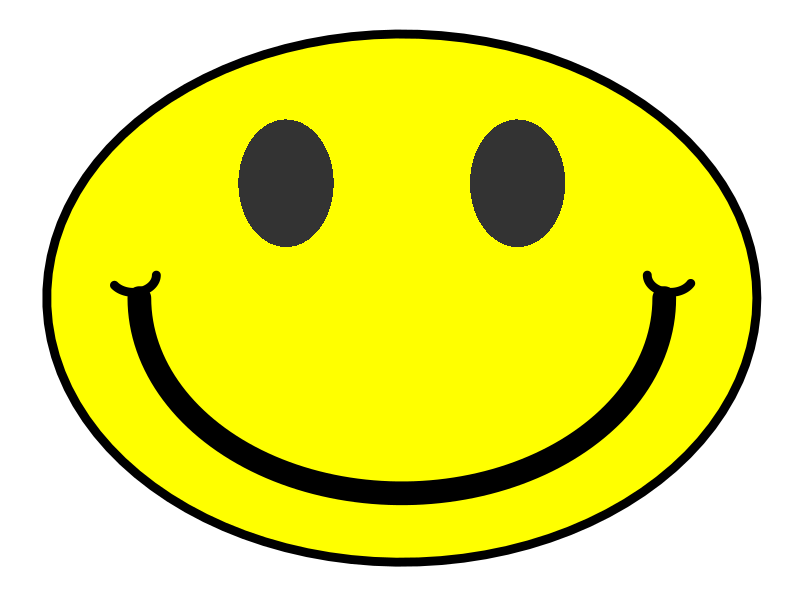

Write the R code that produced this figure.
# R Style Ninja ---- www.rstyle.ninja #

# HappyR
library(ggplot2)

# Head
circleFun <- function(center = c(0,0),diameter = 1, npoints = 100){
  r = diameter / 2
  tt <- seq(0,2*pi,length.out = npoints)
  xx <- center[1] + r * cos(tt)
  yy <- center[2] + r * sin(tt)
  return(data.frame(x = xx, y = yy))
}

# Smile!
circleFun2 <- function(center = c(0,0),diameter = 1, npoints = 100){
  r = diameter / 2
  tt <- seq(0,2*(pi/-2),length.out = npoints)
  xx <- center[1] + r * cos(tt)
  yy <- center[2] + r * sin(tt)
  return(data.frame(x = xx, y = yy))
}

# Smile! corner 1
circleFun3 <- function(center = c(0,0),diameter = 1, npoints = 100){
  r = diameter / 2
  tt <- seq(0,2*(pi/-2.5),length.out = npoints)
  xx <- center[1] + r * cos(tt)
  yy <- center[2] + r * sin(tt)
  return(data.frame(x = xx, y = yy))
}

# Smile! corner 2
circleFun4 <- function(center = c(0,0),diameter = 1, npoints = 100){
  r = diameter / 2
  tt <- seq(-.5,2.5*(pi/-2.5),length.out = npoints)
  xx <- center[1] + r * cos(tt)
  yy <- center[2] + r * sin(tt)
  return(data.frame(x = xx, y = yy))
}

data <- circleFun(c(1,-1),2.3,npoints = 100) #head
data2 <- data.frame(x=c(.625,.625,.675,.575), y= c(-.59,-.41,-.5,-.5)) #eye
data3 <- data.frame(x=c(1.375,1.375,1.325,1.425), y= c(-.59,-.41,-.5,-.5)) #eye
data4 <- circleFun2(c(1,-1),1.7,npoints = 100) #smile
data5 <- circleFun3(c(.13,-.90),.15,npoints = 100) #smile corner
data6 <- circleFun4(c(1.87,-.90),.15,npoints = 100) #smile corner

# plot all data with ggplot
ggplot(data,aes(x,y)) + 
  geom_polygon(color="black", fill="yellow", size=3) +
  stat_ellipse(data=data2, geom="polygon") +
  stat_ellipse(data=data3, geom="polygon") +
  geom_path(data=data4, size = 8, lineend="round") +
  geom_path(data=data5, size = 3, lineend="round") +
  geom_path(data=data6, size = 3, lineend="round") +
  theme(legend.position="none",
        panel.border = element_blank(),
        panel.background = element_blank(),
        panel.grid.major = element_blank(),
        panel.grid.minor = element_blank(),
        axis.line = element_blank(),
        axis.text.x=element_blank(),
        axis.text.y=element_blank(),
        axis.ticks=element_blank(),
        axis.title.x=element_blank(),
        axis.title.y=element_blank())

# END
